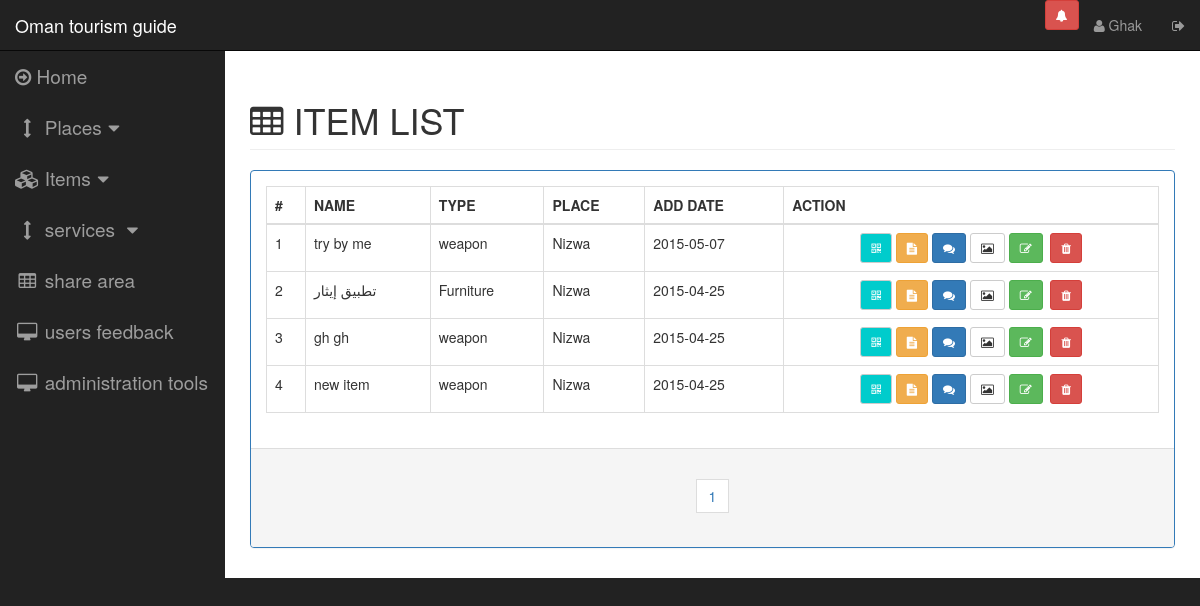
Before: /pages/itemslist.php (signed in) with the older database file.
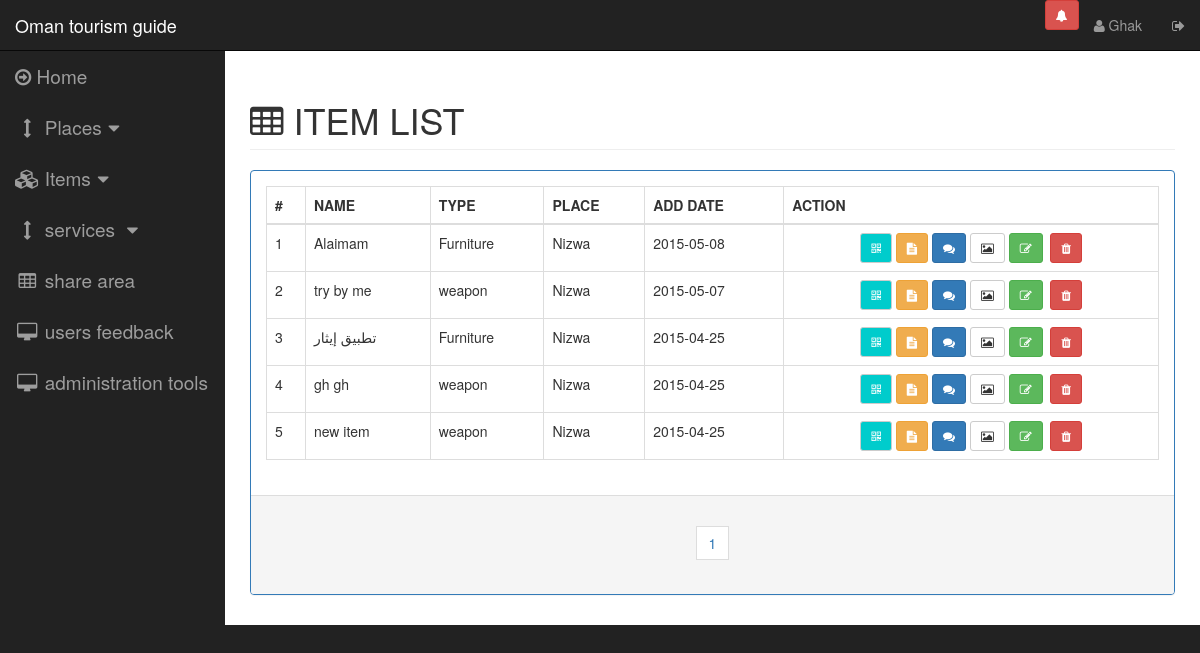
After: the same page with the newer database file.
### tables this page shows
CREATE TABLE IF NOT EXISTS `item` (
`item_id` int(11) NOT NULL,
  `item_type` int(11) NOT NULL,
  `item_admin_creator` int(11) NOT NULL,
  `item_place` int(11) NOT NULL,
  `item_name` varchar(45) NOT NULL,
  `item_add_date` timestamp NOT NULL DEFAULT CURRENT_TIMESTAMP,
  `item_description` text NOT NULL,
  `status_view` int(11) NOT NULL DEFAULT '1' COMMENT '1 is disaplay for all\n0 is no',
  `item_last_update` timestamp NULL DEFAULT NULL
);

CREATE TABLE IF NOT EXISTS `item_type` (
`itemtype_id` int(11) NOT NULL,
  `itemtype_name` varchar(45) NOT NULL
);

CREATE TABLE IF NOT EXISTS `place` (
`place_id` int(11) NOT NULL,
  `place_type` int(11) NOT NULL,
  `place_name` varchar(45) NOT NULL,
  `address` varchar(132) DEFAULT NULL,
  `place_location_lat` float DEFAULT NULL,
  `place_location_lng` float DEFAULT NULL,
  `place_admin_creator` int(11) NOT NULL,
  `view` int(1) NOT NULL DEFAULT '1' COMMENT '1 view , 0 unview',
  `description` text NOT NULL,
  `create_date` timestamp NOT NULL DEFAULT CURRENT_TIMESTAMP,
  `last_update` timestamp NOT NULL DEFAULT CURRENT_TIMESTAMP
);

### server/dboperation.php (called while the page is built, shortened)
<?php
class dboperation {
    public static function itemsTotalCount() {
        try {
            $dbh = new PDO("mysql:host=" . DB_HOST . ";dbname=" . DB_NAME . "", DB_USERNAME, DB_PASSWORD, array(PDO::MYSQL_ATTR_INIT_COMMAND => "SET NAMES 'utf8'"));
            $sql = 'SELECT count(*) as count FROM item WHERE 1';
            foreach ($dbh->query($sql) as $row) {
                $count = $row['count'];
            }
            return $count;
        } catch (PDOException $e) {
            echo $e->getMessage();
        }
    }
    public static function getItemsList($selectfrom = 1, $selectamount = 25) {
        $response = array("status" => "false", "data" => "");
        try {
            $dbh = new PDO("mysql:host=" . DB_HOST . ";dbname=" . DB_NAME . "", DB_USERNAME, DB_PASSWORD, array(PDO::MYSQL_ATTR_INIT_COMMAND => "SET NAMES 'utf8'"));
            $dbh->setAttribute(PDO::ATTR_ERRMODE, PDO::ERRMODE_EXCEPTION);
            $stmt = $dbh->prepare('SELECT
                                    item.item_id,
                                    item_type.itemtype_name,
                                    item.item_type,
                                    place.place_name,
                                    item.item_place,
                                    item.item_name,
                                    DATE(item.item_add_date) AS adddate,
                                    item.item_description,
                                    item.status_view
                                  FROM item
                                    INNER JOIN item_type
                                      ON item.item_type = item_type.itemtype_id
                                    INNER JOIN place
                                      ON item.item_place = place.place_id
                                  ORDER BY item.item_add_date DESC
                                   LIMIT ' . intval($selectfrom) . ' , ' . intval($selectamount) . '');
            $stmt->execute();
            $result = $stmt->fetchAll();
            $response = array("status" => "false", "data" => "");
            $item = array(
                "itemid" => "",
                "itemtype" => "",
                "itemtypeid" => "",
                "itemplace" => "",
                "itemplaceid" => "",
                "itemname" => "",
                "itemadddate" => "",
                "itemdesc" => "",
                "itemstatusview" => ""
            );
            $data = array();
            foreach ($result as $row) {
                $item['itemid'] = $row['item_id'];
                $item['itemtype'] = $row['itemtype_name'];
                $item['itemtypeid'] = $row['item_type'];
                $item['itemplace'] = $row['place_name'];
                $item['itemplaceid'] = $row['item_place'];
                $item['itemname'] = $row['item_name'];
                $item['itemadddate'] = $row['adddate'];
                $item['itemdesc'] = $row['item_description'];
                $item['itemstatusview'] = $row['status_view'];
                array_push($data, $item);
            }
            $response['data'] = $data;
            $response["status"] = "true";
        } catch (PDOException $e) {
            $response["data"] = $e->getMessage();
            $response["status"] = "false";
            echo $e->getMessage();
        } finally {
            return json_encode($response);
        }
    }
}

### controlpages/itemslist.php (the view)
<div class="row">
    <div class="col-lg-12">
        <h1 class="page-header" style="text-transform: uppercase"><span class="fa fa-table"></span>&nbsp;Item List</h1>
    </div>
</div>
<div class="row">
    <div class="col-lg-12 col-md-12">
        <div class="panel panel-primary">
            <div class="panel-body">
                <table id="items-list-table" class="table table-bordered table-hover">
                    <thead>
                        <tr>
                            <th>#</th>
                            <th>NAME</th>
                            <th>TYPE</th>
                            <th>PLACE</th>
                            <th>ADD DATE</th>
                            <th>ACTION</th>
                        </tr>
                    </thead>
                    <tbody >
                        <?php
                        $selectamount = 25;
                        $placelist = json_decode(dboperation::getItemsList(0, $selectamount));
                        $num = 1;
                        foreach ($placelist->data as $key => $item) {
                            ?>
                        <tr id="item_list_tr_<?php echo $num;?>">
                                <td><?php echo $num; ?></td>
                                <td><?php echo $item->itemname ?></td>
                                <td><?php echo $item->itemtype ?></td>
                                <td><?php echo $item->itemplace ?></td>
                                <td><?php echo $item->itemadddate ?></td>
                                <td>
                        <center>
                            <?php
                            $desc = str_replace("'", "\'", $item->itemdesc);
                            $itemqrdata = "omantourismguide~item~".$item->itemid."~".$item->itemname;
                            ?>
                            <span data-toggle="modal" data-target="#qr_modal"
                                        onclick="itemsListFunctions.setItemQrModal('<?php echo $itemqrdata ?>',
                                        '<?php echo $item->itemname?>')" title="QR"
                            class="qr-button btn btn-sm btn-default"><i class="fa fa-qrcode"></i></span>
                            <span onclick="itemsListFunctions.setdescriptionmodel('<?php echo $desc ?>')" data-toggle="modal" data-target="#place_desc_modal" class="btn btn-warning btn-sm">
                                <i class="fa fa-file-text"></i>
                            </span>
                            <span onclick="itemcommentfunction.setsingleitemcomment('<?php echo $item->itemid?>', '25', '0', 1)"  data-toggle="modal" data-target="#item_comments_list_modal" class="btn btn-primary btn-sm">
                                <i class="fa fa-comments"></i>
                            </span>
                            <span onclick="itemsListFunctions.itemsimagegallery(<?php echo $item->itemid ?>)"
                                  data-toggle="modal" data-target="#item_images_modal"
                                  class="btn btn-default btn-sm">
                                <i class="fa fa-image"></i>
                            </span>
                            <span onclick="itemsListFunctions.setupdateitemmodel(
                                            '<?php echo $item->itemid ?>',
                                            '<?php echo $item->itemplaceid ?>',
                                            '<?php echo $item->itemtypeid ?>',
                                            '<?php echo $item->itemname ?>',
                                            '<?php echo $desc ?>',
                                            '<?php echo $item->itemstatusview ?>'
                                            )" data-toggle="modal"
                                  data-target="#update_item_modal"
                                  class="btn btn-success btn-sm">
                                <i class="fa fa-edit"></i>
                            </span>
                            &nbsp;<span onclick="itemsListFunctions.setremovemodel('<?php echo $item->itemid ?>', '<?php echo $num; ?>' )" data-toggle="modal" data-target="#remove_item_modal" class="btn btn-danger btn-sm">
                                <i class="fa fa-trash"></i>
                            </span>
                        </center>
                        </td>
                        </tr>
                        <?php
                        $num++;
                    }
                    ?>
                    </tbody>
                </table>
            </div>
            <div class="panel-footer">
                <center>
                    <nav>
                        <ul class="pagination">
                            <?php
                            $itemscount = dboperation::itemsTotalCount();
                            $pages = intval($itemscount) / $selectamount;
                            if (is_float($pages)) {
                                $pages = intval($pages + 1);
                            }
                            $selectfrom = 0;
                            $selectto = $selectamount;
                            $roundnum = 1;
                            for ($index = 0; $index < $pages; $index++) {
                                ?>
                                <li>
                                    <span
                                        onclick="itemsListFunctions.itemsnextpage('<?php echo $selectfrom; ?>', '<?php echo $selectamount ?>')"
                                        class="btn" style="border-radius: 0px;">
                                        <?php echo $index + 1; ?>
                                    </span>
                                </li>
                                <?php
                                $roundnum++;
                                $selectfrom = $selectto;
                                $selectto = $selectamount * $roundnum;
                            }
                            ?>
                        </ul>
                    </nav>
                </center>
            </div>
        </div>
    </div>
</div>

### pages/itemslist.php (shortened to what this page needs)
<?php
include '../server/dboperation.php';
?>
<!DOCTYPE html>
<html lang="en">
    <head>
    </head>
    <body>
        <div id="wrapper">
            <?php
            include_once '../include/navbar.php';
            ?>
            <div id="page-wrapper">
                <div class="container-fluid">
                    <?php
                    include_once '../controlpages/itemslist.php';
                    ?>
                </div>
            </div>
        </div>
    </body>
</html>

### include/navbar.php (shortened to what this page needs)
<nav class="navbar navbar-inverse navbar-fixed-top" role="navigation">
    <div class="navbar-header">
        <a class="navbar-brand" href="index.php">Oman tourism guide</a>
    </div>
    <ul class="nav navbar-right top-nav">
        <li class="dropdown">
            <span  data-toggle="modal" data-target="#notification_modal" class="btn btn-danger btn-sm">
                                <i class="fa fa-bell"></i>
                            </span>
        </li>
        <li class="dropdown">
            <a href="#" ><i class="fa fa-user"></i> <?php echo $_SESSION['login-admin-name']; ?></a>
        </li>
        <li class="dropdown">
            <a onclick="logout()" ><i class="fa fa-sign-out"></i></a>
        </li>
    </ul>
    <div class="collapse navbar-collapse navbar-ex1-collapse">
        <ul class="nav navbar-nav side-nav">
            <li>
                <a href="home.php"><i class="fa fa-arrow-circle-o-right"></i> Home</a>
            </li>
            <li>
                <a href="javascript:;" data-toggle="collapse" data-target="#placescolntrollcollapse"><i class="fa fa-fw fa-arrows-v"></i>&nbsp;Places<i class="fa fa-fw fa-caret-down"></i></a>
            </li>
            <li>
                <a href="javascript:;" data-toggle="collapse" data-target="#itemscolntrollcollapse"><i class="fa fa-fw fa-cubes"></i>&nbsp;Items<i class="fa fa-fw fa-caret-down"></i></a>
            </li>
            <li>
                <a href="javascript:;" data-toggle="collapse" data-target="#servicecollapse"><i class="fa fa-fw fa-arrows-v"></i> services <i class="fa fa-fw fa-caret-down"></i></a>
            </li>
            <li>
                <a href="../pages/sheararea.php"><i class="fa fa-fw fa-table"></i> share area</a>
            </li>
            <li>
                <a href="../pages/feedback.php"><i class="fa fa-fw fa-desktop"></i> users feedback</a>
            </li>
            <li>
                <a href="../pages/admin.php"><i class="fa fa-fw fa-desktop"></i> administration tools</a>
            </li>
        </ul>
    </div>
</nav>

### css/sb-admin.css (style rules this page uses)
body { margin-top: 100px; background-color: #222; }
@media (min-width:768px) { body { margin-top: 50px; } }
#wrapper { padding-left: 0; }
#page-wrapper { width: 100%; padding: 0; background-color: #fff; }
@media (min-width:768px) { #wrapper { padding-left: 225px; } }
@media (min-width:768px) { #page-wrapper { padding: 10px; } }
.top-nav { padding: 0 15px; }
.top-nav>li { display: inline-block; float: left; }
.top-nav>li>a { padding-top: 15px; padding-bottom: 15px; line-height: 20px; color: #999; }
@media (min-width:768px) { .side-nav { position: fixed; top: 51px; left: 225px; width: 225px; margin-left: -225px; border: none; border-radius: 0; overflow-y: auto; background-color: #222; } }
@media (min-width:768px) { .side-nav>li>a { width: 225px; } }

### css/main.css (style rules this page uses)
.qr-button { background: #00cccc; color: #FFFFFF; }

### css/navbar.css (style rules this page uses)
.side-nav li a { font-size: 19px; }

Changed rows visible on the page:
added item: item_name "Alaimam", item_type.itemtype_name "Furniture", place.place_name "Nizwa", itemadddate "2015-05-08"
